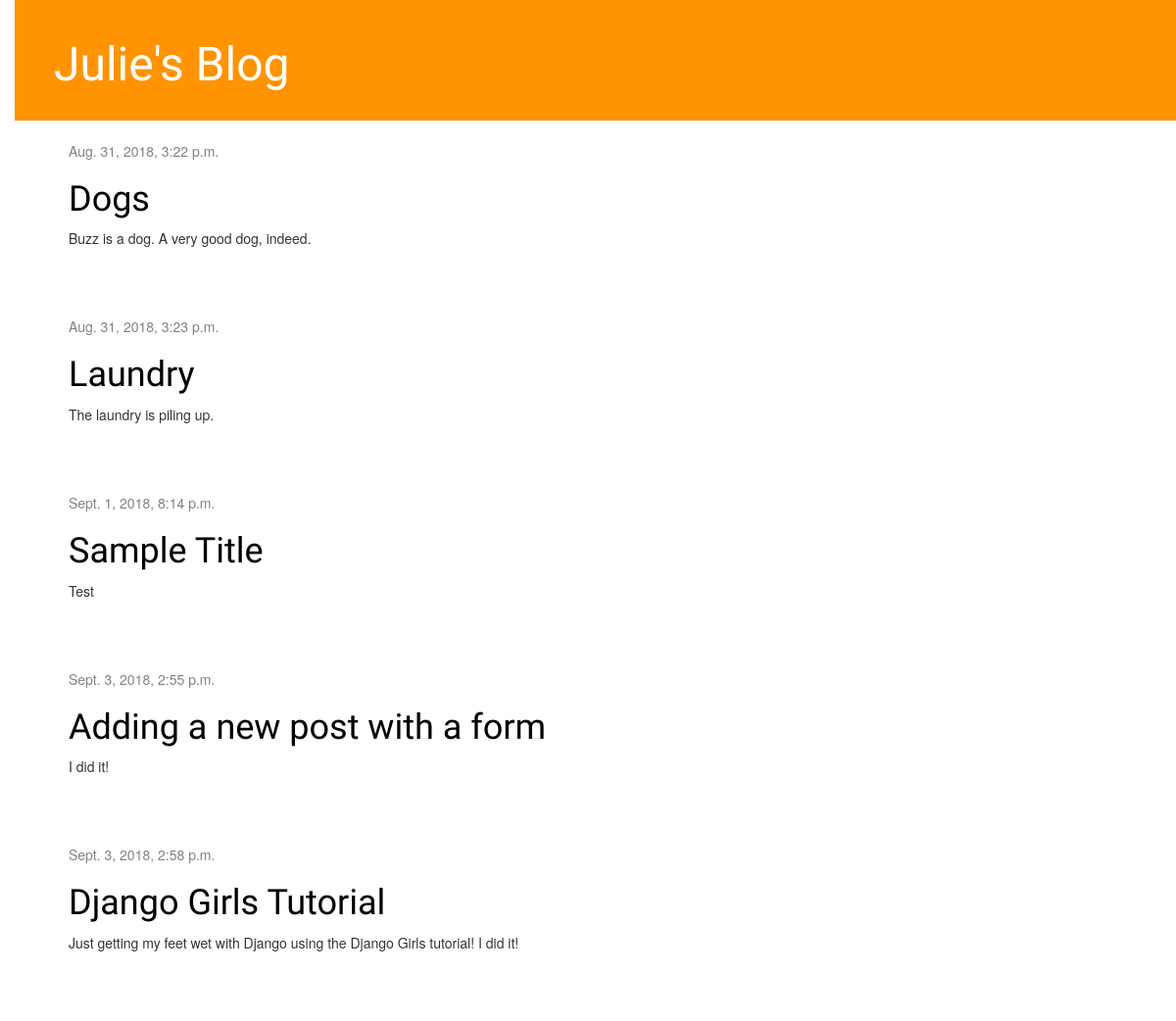
The page / on the database its author committed.
### blog/models.py (models this page shows, shortened)
class Post(models.Model):
    author = models.ForeignKey('auth.User', on_delete=models.CASCADE)
    title = models.CharField(max_length=200)
    text = models.TextField()
    created_date = models.DateTimeField(default=timezone.now)
    published_date = models.DateTimeField(blank=True, null=True)

### blog/views.py (the view)
# urls.py: path('', views.post_list, name='post_list'),
def post_list(request):
    posts = Post.objects.filter(published_date__lte=timezone.now()).order_by('published_date')
    return render(request, 'blog/post_list.html', {'posts': posts})

### blog/templates/blog/post_list.html
{% extends 'blog/base.html' %}
{% block content %}
    {% for post in posts %}
        <div class="post">
            <div class="date">
                {{ post.published_date }}
            </div>
            <h1><a href="{% url 'post_detail' pk=post.pk %}">{{ post.title }}</a></h1>
            <p>{{ post.text|linebreaksbr }}</p>
        </div>
    {% endfor %}
{% endblock %}

### blog/static/css/blog.css (style rules this page uses)
h1, h2, h3, h4 { font-family: 'Lobster', cursive; }
.date { color: #828282; }
.post { margin-bottom: 70px; }
.post h1 a, .post h1 a:visited { color: #000000; }
h1 a { color: #FCA205; font-family: 'Lobster'; }
body { padding-left: 15px; }

### rows shown on the page
Post: published_date "Aug. 31, 2018, 3:22 p.m.", title "Dogs", text "Buzz is a dog. A very good dog, indeed."
Post: published_date "Aug. 31, 2018, 3:23 p.m.", title "Laundry", text "The laundry is piling up."
Post: published_date "Sept. 1, 2018, 8:14 p.m.", title "Sample Title", text "Test"
Post: published_date "Sept. 3, 2018, 2:55 p.m.", title "Adding a new post with a form", text "I did it!"
Post: published_date "Sept. 3, 2018, 2:58 p.m.", title "Django Girls Tutorial", text "Just getting my feet wet with Django using the Django Girls tutorial! I did it!"
